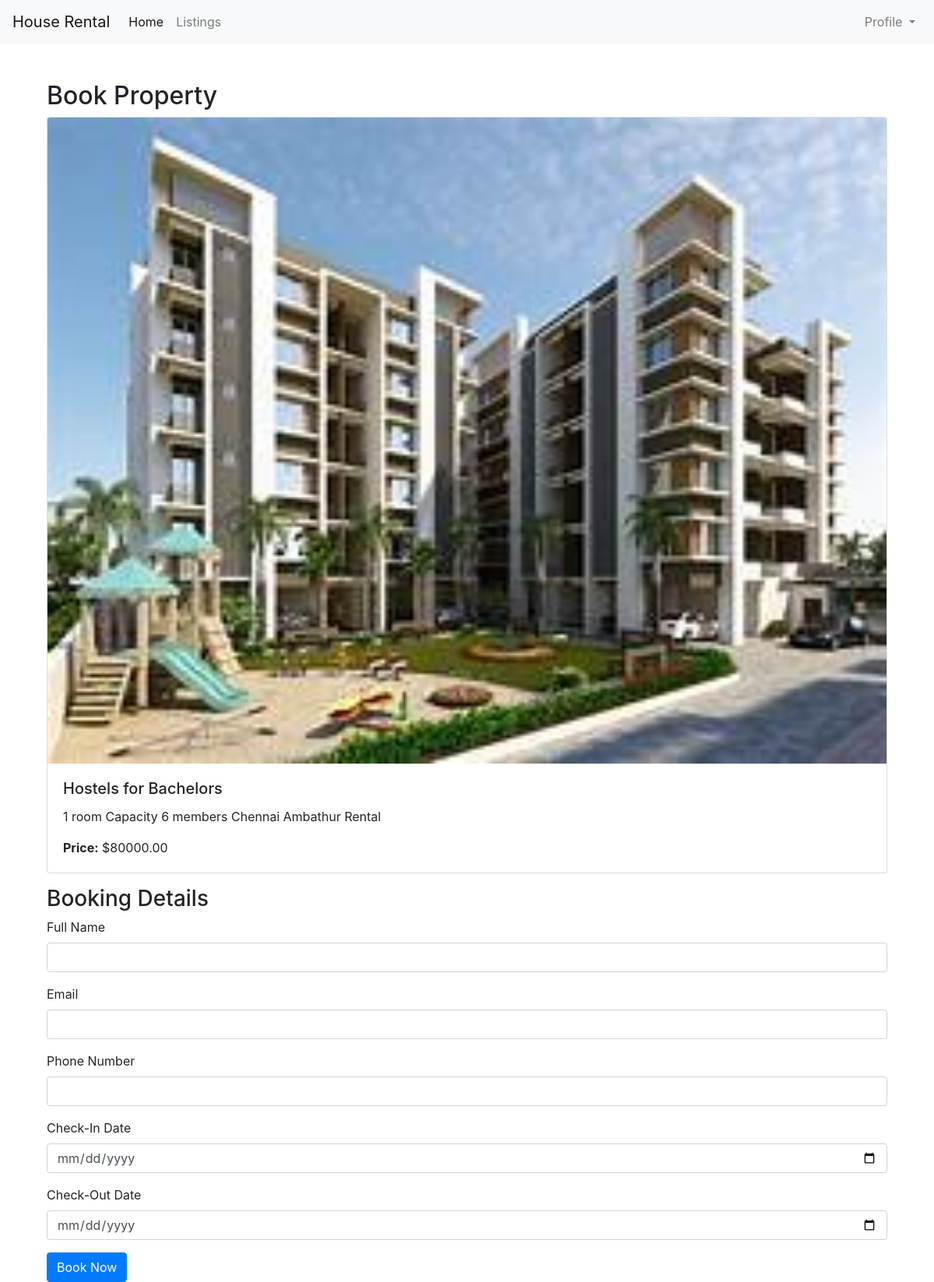
The page /booking/3/ (signed in) on the database its author committed.
### base/models.py (models this page shows)
class Property(models.Model):
    title = models.CharField(max_length=100)
    description = models.TextField()
    price = models.DecimalField(max_digits=10, decimal_places=2)
    image = models.ImageField(upload_to='property_images/')

### base/views.py (the view)
# urls.py: path('booking/<int:property_id>/', views.booking, name='booking'),
@login_required
def booking(request, property_id):
    property = get_object_or_404(Property, id=property_id)
    if request.method == 'POST':
        form = BookingForm(request.POST)
        if form.is_valid():
            booking = form.save(commit=False)
            booking.user = request.user
            booking.property = property
            booking.save()
            messages.success(request, 'Your booking has been successfully submitted!')
            return redirect('my_bookings')
    else:
        form = BookingForm()
    return render(request, 'booking.html', {'property': property, 'form': form})

### base/forms.py
class BookingForm(forms.ModelForm):
    class Meta:
        model = Booking
        fields = ['full_name', 'email', 'phone']

### base/templates/booking.html (shortened to what this page needs)
{% extends 'base.html' %}
{% block content %}
<div class="container mt-5">
    <h2>Book Property</h2>
    <div class="card mb-3">
        <img src="{{ property.image.url }}" class="card-img-top" alt="Property Image">
        <div class="card-body">
            <h5 class="card-title">{{ property.title }}</h5>
            <p class="card-text">{{ property.description }}</p>
            <p class="card-text"><strong>Price:</strong> ${{ property.price }}</p>
        </div>
    </div>
    <h3>Booking Details</h3>
    <form method="POST">
        <div class="form-group">
            <label for="full_name">Full Name</label>
            <input type="text" class="form-control" id="full_name" name="full_name" required>
        </div>
        <div class="form-group">
            <label for="email">Email</label>
            <input type="email" class="form-control" id="email" name="email" required>
        </div>
        <div class="form-group">
            <label for="phone">Phone Number</label>
            <input type="text" class="form-control" id="phone" name="phone" required>
        </div>
        <div class="form-group">
            <label for="check_in">Check-In Date</label>
            <input type="date" class="form-control" id="check_in" name="check_in" required>
        </div>
        <div class="form-group">
            <label for="check_out">Check-Out Date</label>
            <input type="date" class="form-control" id="check_out" name="check_out" required>
        </div>
        <button type="submit" class="btn btn-primary">Book Now</button>
    </form>
</div>
{% endblock %}

### rows shown on the page
Property: image (picture), title "Hostels for Bachelors", description "1 room Capacity 6 members Chennai Ambathur Rental", price "80000.00"
